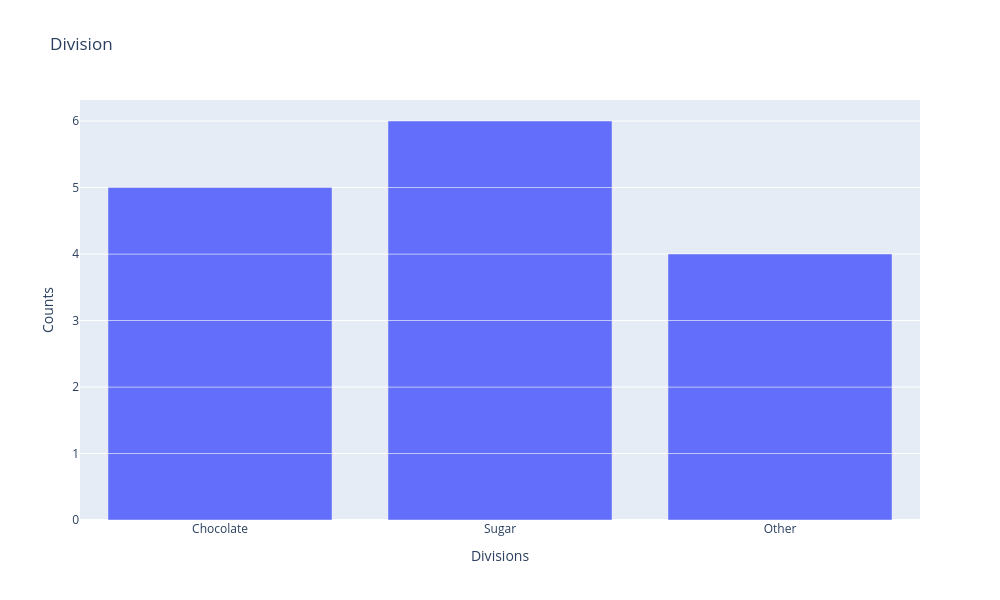

Notebook source saved alongside this figure:
### Code cell
fig = px.bar(x=df["Division"],title="Division")
fig.update_layout(
    width=1000,
    height = 600,
    xaxis_title = "Divisions",
    yaxis_title = "Counts"
)
fig.show()

### Figure 1 — Plotly figure (JSON) as saved in the notebook; plotly's stock layout.template omitted (floating-point values rounded to 4 significant figures)
{"data": [{"hovertemplate": "x=%{x}<br>count=%{y}<extra></extra>", "legendgroup": "", "marker": {"color": "#636efa", "pattern": {"shape": ""}}, "name": "", "orientation": "v", "showlegend": false, "textposition": "auto", "type": "bar", "x": ["Chocolate", "Chocolate", "Chocolate", "Chocolate", "Chocolate", "Sugar", "Sugar", "Sugar", "Sugar", "Other", "Sugar", "Sugar", "Other", "Other", "Other"], "xaxis": "x", "y": [1, 1, 1, 1, 1, 1, 1, 1, 1, 1, 1, 1, 1, 1, 1], "yaxis": "y"}], "layout": {"barmode": "relative", "height": 600, "legend": {"tracegroupgap": 0}, "title": {"text": "Division"}, "width": 1000, "xaxis": {"anchor": "y", "domain": [0, 1], "title": {"text": "Divisions"}}, "yaxis": {"anchor": "x", "domain": [0, 1], "title": {"text": "Counts"}}}}
